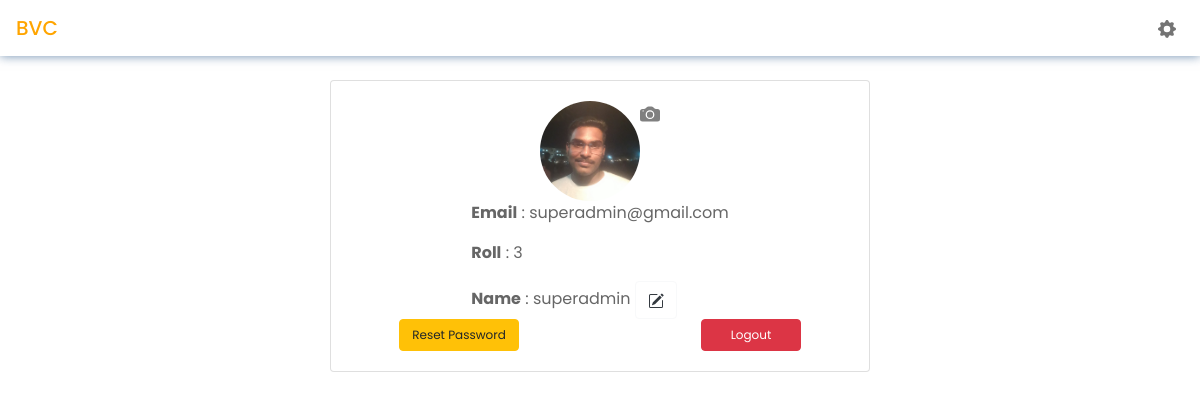
/Student/myAccount/ (signed in), run on an earlier commit of the app's database.
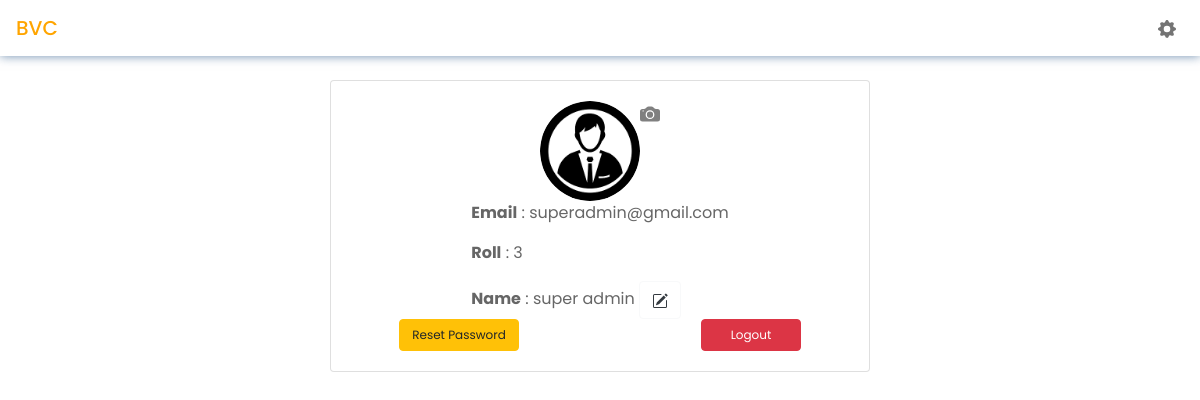
And on a later commit of the database.
### App/models.py (models this page shows, shortened)
class NewUser(AbstractBaseUser,PermissionsMixin):
    username = None
    email = models.EmailField(gettext_lazy("email address"),unique=True)
    roll = models.CharField(max_length=10,unique=True)
    name = models.CharField(max_length=200,blank=True)
    mobile = models.CharField(max_length=12,blank=True)
    isStudent = models.BooleanField(default = False)
    isFaculty = models.BooleanField(default=False)
    isAdmin = models.BooleanField(default=False)
    is_staff = models.BooleanField(default=False)
    is_active = models.BooleanField(default=True)
    start_date = models.DateField(default=timezone.now)
    avatar = models.ImageField(upload_to=get_avataar_path, blank=True)
    batch =  models.ForeignKey(Batch,on_delete=models.CASCADE,blank=True,null=True)
    objects = CustomAccountManager()
    USERNAME_FIELD = "email"
    REQUIRED_FIELDS = ['roll','name']

### Student/views.py (the view, shortened to what this page needs)
# urls.py: path("myAccount/",views.myAccount,name="myAccount"),
@login_required(login_url="App:loginPage")
def myAccount(request):
    user = request.user
    return render(request,"Student/myAccount.html",{"user":user})

### Student/templates/Student/myAccount.html (shortened to what this page needs)
<!doctype html>
{% load static %}
<html lang="en">
  <head>
    <link rel="stylesheet" href="https://cdn.jsdelivr.net/npm/bootstrap@4.6.1/dist/css/bootstrap.min.css">
    <link rel="stylesheet" href="{% static 'Student/css/myaccount.css' %}" />
  </head>
  <body>
    <nav class="navbar  mb-4">
        <span  class="navbar-brand mb-0 h1"><a style="color:orange" class="text-decoration-none" href="{% url 'Student:dashboard' %}">BVC</a></span>
        <span class="mr-2" ><a class="text-decoration-none custom-nav-items"  href="#"></a></span>
      </nav>
      <div class="container">
          <div class="row">
              <div class="col-lg-3"></div>
              <div class="col-lg-6">
                <div class="card">
                    <div class="card-body">
                        <div class="d-flex justify-content-center imagecontainer">
                            {% if user.avatar %}
                            <img class="image" style="border-radius: 50%;" src="{{user.avatar.url}}" width="100"
                                height="100" />
                            {% else %}
                            <img class="image" style="border-radius: 50%;"
                                src="{% static 'Student/images/defaultavatar.png' %}" width="100" height="100" />
                            {% endif %}
                            <button class="btn btn-green"
                                style="border: 0px !important; padding:0px !important; height: 10px;" data-toggle="modal"
                                data-target="#changeimage">
                            </button>
                        </div>
                        <div class="d-flex justify-content-center" >
                            <div>
                                <p><b>Email</b>   : {{user.email}}</p>
                                <p><b>Roll</b>    : {{user.roll}}</p>
                                <p style="display: inline;"><b>Name</b> :
                                    {{user.name}}</p>
                                <button data-toggle="modal" data-target="#firstNameModal" style="display: inline;"
                                    class="btn btn-outline-light text-dark" type="button"></button>
                            </div>
                        </div>
                        <div class="d-flex justify-content-between" id="logout">
                            <button type="button" data-toggle="modal" data-target="#resetpassword"
                                class="btn btn-warning ml-5" style="font-size: 12px; width: 120px;">Reset
                                Password</button>
                            <a href="{% url 'App:logoutuser' %}" class="btn btn-danger mr-5"
                                style="font-size: 12px; width:100px">Logout</a>
                        </div>
                    </div>
              </div>
              </div>
          </div>
      </div>
  </body>
</html>

What changed in the data, as far as the page shows it:
changed NewUser "superadmin@gmail.com": name "superadmin" → "super admin"; avatar: picture removed
